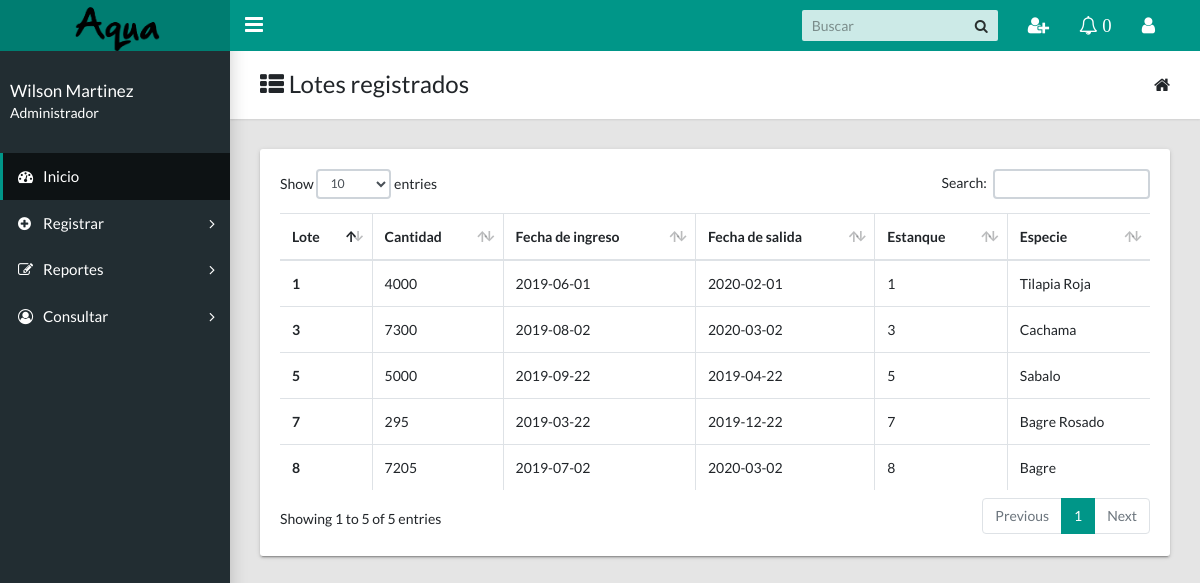
Page /docs/administrador/consulta_lote.php (signed in) on the committed database.
### tables this page shows
CREATE TABLE `lote` (
  `id_lote` int(11) NOT NULL,
  `cantidad` int(10) DEFAULT NULL,
  `fecha_ingreso` date DEFAULT NULL,
  `fecha_salida` date DEFAULT NULL,
  `fk_estanque` int(10) DEFAULT NULL,
  `fk_tipo_especie` int(10) DEFAULT NULL,
  `estado_lote` tinyint(1) DEFAULT NULL
);

CREATE TABLE `tipo_especie` (
  `id_tipo_especie` int(11) NOT NULL,
  `nombre_especie` varchar(20) DEFAULT NULL
);

### docs/administrador/consulta_lote.php (the view, shortened to what this page needs)
<!DOCTYPE html>
<html lang="en">
    <head>
        <link href="../css/main.css" rel="stylesheet" type="text/css">
        <link href="https://maxcdn.bootstrapcdn.com/font-awesome/4.7.0/css/font-awesome.min.css" rel="stylesheet" type="text/css">
        <?php
            include 'php/conect.php';
        ?>
    </head>
<body class="app sidebar-mini rtl">
         <header class="app-header">
        <a class="app-header__logo" href="principal.php">
          <img src="../img/logo2.png" width="90">
      </a>
      <a aria-label="Hide Sidebar" class="app-sidebar__toggle" data-toggle="sidebar" href="#">
      </a>
      <ul class="app-nav">
        <li class="app-search">
            <input class="app-search__input" placeholder="Buscar" type="search">
            <button class="app-search__button">
                <i class="fa fa-search">
                </i>
            </button>
        </li>
        <li class="dropdown">
            <a aria-label="Show notifications" class="app-nav__item" data-toggle="dropdown" href="#">
                <i class="fa fa-user-plus fa-lg">
                </i>
            </a>
          </li>
      </ul>
  <li class="dropdown">
    <a aria-label="Show notifications" class="app-nav__item" data-toggle="dropdown" href="#">
        <i class="fa fa-bell-o fa-lg">
  <?php
            try{
                $nu=0;
                $sql="SELECT * FROM actividad";
                $resul=$base->prepare($sql);
                $resul->execute(array());
                $fila=$resul->rowCount();
                ?>
                <span>  <?php
                if($fila>0){
                 echo "$nu" ?>  </span>
                 <?php
             }
         }
         catch(Exception $e){
            die('Error: '.$e->getMessage());
        }
        ?>
    </i>
</a>
</li>
<li class="dropdown">
    <a aria-label="Open Profile Menu" class="app-nav__item" data-toggle="dropdown" href="#">
        <i class="fa fa-user fa-lg">
        </i>
    </a>
          <?php
          if(isset($_SESSION['usuario']))
          {
              ?>
</li>
</header>
<aside class="app-sidebar">
    <div class="app-sidebar__user">
        <div>
            <p class="app-sidebar__user-name">
                <?php echo ' '.$_SESSION['nombre']. ' ' ; ?>
            </p>
            <p class="app-sidebar__user-designation">
                <?php echo ' '.$_SESSION['nombre_rol']. ' ' ; ?>
            </p>
            <?php
        }
        else{
          ?>
          <script language='javascript'>window.location="salir.php"</script>
          <?php
      }
      ?>
  </div>
</div>
<ul class="app-menu">
 <li><a class="app-menu__item active" href="principal.php"><i class="app-menu__icon fa fa-dashboard"></i><span class="app-menu__label">Inicio</span></a></li>
 <li class="treeview">
    <a class="app-menu__item" data-toggle="treeview" href="#">
        <i class="app-menu__icon fa fa-plus-circle">
        </i>
        <span class="app-menu__label">
            Registrar
        </span>
        <i class="treeview-indicator fa fa-angle-right">
        </i>
    </a>
</li>
<li class="treeview">
    <a class="app-menu__item" data-toggle="treeview" href="#">
        <i class="app-menu__icon fa fa-edit">
        </i>
        <span class="app-menu__label">
            Reportes
        </span>
        <i class="treeview-indicator fa fa-angle-right">
        </i>
    </a>
</li>
<li class="treeview">
    <a class="app-menu__item" data-toggle="treeview" href="#">
        <i class="app-menu__icon fa fa-user-circle-o">
        </i>
        <span class="app-menu__label">
            Consultar
        </span>
        <i class="treeview-indicator fa fa-angle-right">
        </i>
    </a>
</li>
</ul>
</aside>
    <main class="app-content">
              <div class="app-title">
                <div>
                  <h1><i class="fa fa-th-list"></i> Lotes registrados</h1>
                </div>
                <ul class="app-breadcrumb breadcrumb side">
                  <li class="breadcrumb-item"><i class="fa fa-home fa-lg"></i></li>
                </ul>
              </div>
              <div  class="row d-flex justify-content-center">
                <div class="col-md-12">
                  <div class="tile">
                    <div class="tile-body">
                      <table class="table table-hover table-bordered " id="sampleTable">
                        <thead>
                          <tr>
                            <th>Lote </th>
                            <th>Cantidad</th>
                            <th>Fecha de ingreso </th>
                            <th>Fecha de salida</th>
                            <th>Estanque</th>
                            <th>Especie </th>
                          </tr>
                        </thead>
                        <tbody>
                          <?php
                          try{
                            $sql="SELECT id_lote,cantidad,fecha_ingreso,fecha_salida,fk_estanque,nombre_especie FROM  lote inner join tipo_especie on (id_tipo_especie=fk_tipo_especie)  inner join  estanque on (id_estanque=fk_estanque) where estado_lote=1";
                            $resul=$base->prepare($sql);
                            $resul->execute(array());
                            while($consulta=$resul->fetch(PDO::FETCH_ASSOC)){
                              ?>
                              <tr>
                                <th><?php echo$consulta['id_lote'];?></th>
                                <td><?php echo$consulta['cantidad'];?></td>
                                <td><?php echo$consulta['fecha_ingreso'];?></td>
                                <td><?php echo$consulta['fecha_salida'];?></td>
                                <td><?php echo$consulta['fk_estanque'];?></td>
                                <td><?php echo$consulta['nombre_especie'];?></td>
                              </tr>
                              <?php
                            }
                          }
                          catch(Exception $e){
                           die('Error:' .$e->getMessage());
                         }
                         ?>
                       </tbody>
                     </table>
                   </div>
                 </div>
               </div>
             </div>
           </main>
       </body>
       </html>

### rows in the picture
lote: id_lote "1", cantidad "4000", fecha_ingreso "2019-06-01", fecha_salida "2020-02-01", fk_estanque "1", fk_tipo_especie.nombre_especie "Tilapia Roja"
lote: id_lote "3", cantidad "7300", fecha_ingreso "2019-08-02", fecha_salida "2020-03-02", fk_estanque "3", fk_tipo_especie.nombre_especie "Cachama"
lote: id_lote "5", cantidad "5000", fecha_ingreso "2019-09-22", fecha_salida "2019-04-22", fk_estanque "5", fk_tipo_especie.nombre_especie "Sabalo"
lote: id_lote "7", cantidad "295", fecha_ingreso "2019-03-22", fecha_salida "2019-12-22", fk_estanque "7", fk_tipo_especie.nombre_especie "Bagre Rosado"
lote: id_lote "8", cantidad "7205", fecha_ingreso "2019-07-02", fecha_salida "2020-03-02", fk_estanque "8", fk_tipo_especie.nombre_especie "Bagre"

### other values in the picture
$nu "0"
$_SESSION['nombre'] "Wilson Martinez"
$_SESSION['nombre_rol'] "Administrador"
